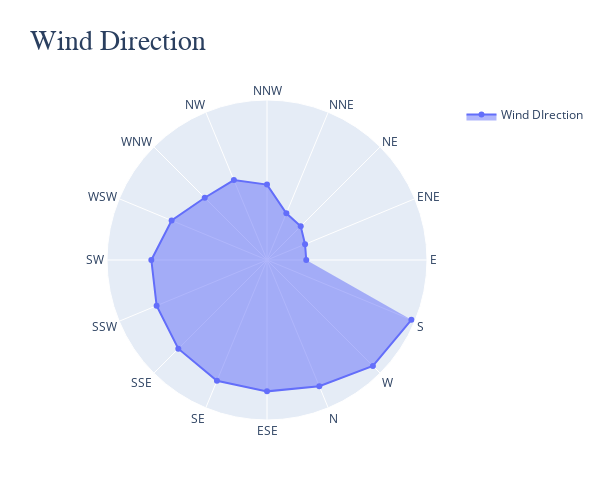

Notebook code for this chart:
### Code cell
fig = go.Figure()
WINdIR = ['E', 'ENE', 'NE', 'NNE', 'NNW', 'NW', 'WNW', 'WSW', 'SW', 'SSW', 'SSE', 'SE', 'ESE', 'N', 'W', 'S']
             
fig.add_trace(go.Scatterpolar(r=df.groupby('Wind DIrection')['Wind DIrection'].mean(),
                          theta=WINdIR,
                          name='Wind DIrection',
                          fill='toself',
                          )
             )
fig.update_layout(polar=dict(radialaxis=dict(visible=False)),
                  showlegend=True,
                  title='Wind Direction',
                  titlefont={'size': 28, 'family':'Serif'},
                #   template='plotly_dark',
                #   paper_bgcolor='lightgray',
                  width=600, height=500,
                 )
fig.show()

### Figure 1 — Plotly figure (JSON) as saved in the notebook; plotly's stock layout.template omitted (floating-point values rounded to 4 significant figures; data arrays with more than 128 entries replaced by an {"elided": "..."} marker saying what was removed)
{"data": [{"fill": "toself", "name": "Wind DIrection", "r": {"elided": "2692 float values"}, "theta": ["E", "ENE", "NE", "NNE", "NNW", "NW", "WNW", "WSW", "SW", "SSW", "SSE", "SE", "ESE", "N", "W", "S"], "type": "scatterpolar"}], "layout": {"height": 500, "polar": {"radialaxis": {"visible": false}}, "showlegend": true, "title": {"font": {"family": "Serif", "size": 28}, "text": "Wind Direction"}, "width": 600}}
